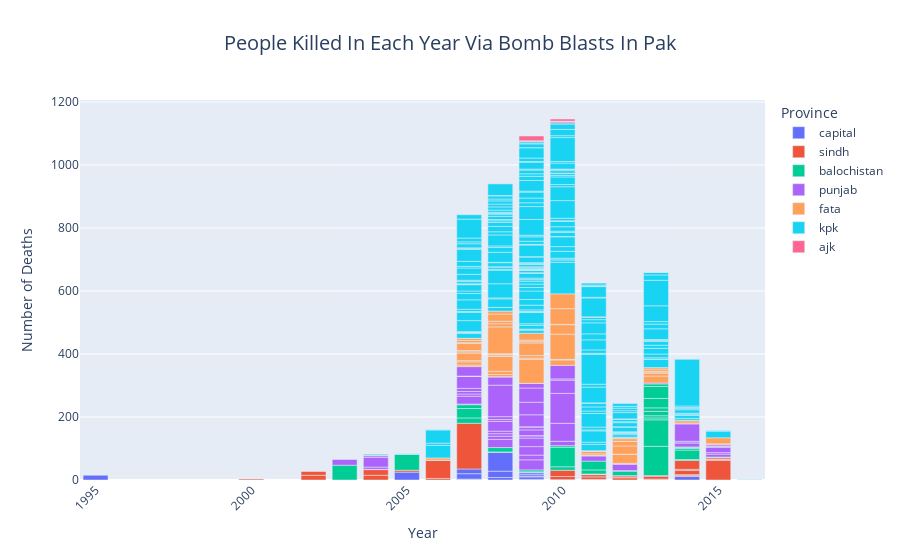

This figure's notebook cell:
### Code cell
#make barplot using plotly
fig = px.bar(df, x='Year', y='Killed Max', title='People Killed In Each Year Via Bomb Blasts In Pak',
            labels={'Killed Max': 'Number of Deaths', 'Year': 'Year', 'Location': 'Location'}, 
            color='Province',
            hover_data=['Province', 'City', 'Target Type'],
            color_continuous_scale=px.colors.sequential.Jet)
# Update layout for better visuals
fig.update_layout(
    xaxis_title='Year',
    yaxis_title='Number of Deaths',
    legend_title='Province',
    title_font_size=20,
    title_x=0.5,
    xaxis_tickangle=-45
)

fig.show()

### Figure 1 — Plotly figure (JSON) as saved in the notebook; plotly's stock layout.template omitted (floating-point values rounded to 4 significant figures; data arrays with more than 128 entries replaced by an {"elided": "..."} marker saying what was removed)
{"data": [{"alignmentgroup": "True", "customdata": [["capital", "islamabad", "foreigner"], ["capital", "islamabad", "civilian"], ["capital", "islamabad", "foreigner"], ["capital", "islamabad", "civilian"], ["capital", "islamabad", "government official"], ["capital", "islamabad", "police"], ["capital", "islamabad", "foreigner"], ["capital", "islamabad", "police"], ["capital", "islamabad", "foreigner"], ["capital", "islamabad", "police"], ["capital", "islamabad", "police"], ["capital", "islamabad", "military"], ["capital", "islamabad", "police"], ["capital", "islamabad", "foreigner"], ["capital", "islamabad", "civilian"], ["capital", "islamabad", "military"], ["capital", "islamabad", "religious"], ["capital", "islamabad", "religious"], ["capital", "islamabad", "civilian"], ["capital", "islamabad", "government official"]], "hovertemplate": "Province=%{customdata[0]}<br>Year=%{x}<br>Number of Deaths=%{y}<br>City=%{customdata[1]}<br>Target Type=%{customdata[2]}<extra></extra>", "legendgroup": "capital", "marker": {"color": "#636efa", "pattern": {"shape": ""}}, "name": "capital", "offsetgroup": "capital", "orientation": "v", "showlegend": true, "textposition": "auto", "type": "bar", "x": [1995, 2005, 2007, 2007, 2007, 2007, 2008, 2008, 2008, 2008, 2009, 2009, 2009, 2009, 2009, 2009, 2009, 2010, 2011, 2014], "xaxis": "x", "y": [15, 25, 2, 1, 17, 15, 8, 20, 60, null, 2, 8, 2, 5, 6, 2, 1, 1, 2, 11], "yaxis": "y"}, {"alignmentgroup": "True", "customdata": [["sindh", "karachi", "media"], ["sindh", "karachi", "foreigner"], ["sindh", "karachi", "foreigner"], ["sindh", "karachi", "religious"], ["sindh", "karachi", "religious"], ["sindh", "karachi", "religious"], ["sindh", "karachi", "foreigner"], ["sindh", "karachi", "religious"], ["sindh", "karachi", "government official"], ["sindh", "karachi", "religious"], ["sindh", "karachi", "military"], ["sindh", "karachi", "civilian"], ["sindh", "karachi", "police"], ["sindh", "karachi", "police"], ["sindh", "karachi", "military"], ["sindh", "karachi", "police"], ["sindh", "karachi", "military"], ["sindh", "karachi", "religious"], ["sindh", "shikarpur", "civilian"], ["sindh", "karachi", "military"], ["sindh", "sukkur", "military"], ["sindh", "karachi", "police"], ["sindh", "karachi", "police"], ["sindh", "karachi", "military"], ["sindh", "karachi", "police"], ["sindh", "karachi", "police"], ["sindh", "karachi", null], ["sindh", "shikarpur", null], ["sindh", "karachi", null], ["sindh", "karachi", "rangers"], ["sindh", "karachi", null], ["sindh", "karachi", "police & rangers"], ["sindh", "jacobabad", "religious"], ["sindh", "shikarpur", "religious"], ["sindh", "sehwan town", "shia sect"]], "hovertemplate": "Province=%{customdata[0]}<br>Year=%{x}<br>Number of Deaths=%{y}<br>City=%{customdata[1]}<br>Target Type=%{customdata[2]}<extra></extra>", "legendgroup": "sindh", "marker": {"color": "#EF553B", "pattern": {"shape": ""}}, "name": "sindh", "offsetgroup": "sindh", "orientation": "v", "showlegend": true, "textposition": "auto", "type": "bar", "x": [2000, 2002, 2002, 2004, 2004, 2005, 2006, 2006, 2007, 2010, 2010, 2011, 2011, 2011, 2011, 2012, 2012, 2012, 2013, 2013, 2013, 2013, 2014, 2014, 2014, 2014, 2014, 2015, 2015, 2015, 2015, null, null, null, null], "xaxis": "x", "y": [3, 15, 12, 15, 18, 6, 5, 57, 145, 10, 20, 0, 8, 7, 1, 7, 3, 4, 1, 2, 9, 2, 3, 3, 13, 4, 28, 62, 3, 2, 5, null, 23, 0, 72], "yaxis": "y"}, {"alignmentgroup": "True", "customdata": {"elided": "47x3 str values"}, "hovertemplate": "Province=%{customdata[0]}<br>Year=%{x}<br>Number of Deaths=%{y}<br>City=%{customdata[1]}<br>Target Type=%{customdata[2]}<extra></extra>", "legendgroup": "balochistan", "marker": {"color": "#00cc96", "pattern": {"shape": ""}}, "name": "balochistan", "offsetgroup": "balochistan", "orientation": "v", "showlegend": true, "textposition": "auto", "type": "bar", "x": [2003, 2005, 2006, 2007, 2007, 2007, 2008, 2008, 2009, 2010, 2010, 2010, 2010, 2011, 2011, 2011, 2012, 2013, 2013, 2013, 2013, 2013, 2013, 2013, 2013, 2013, 2014, 2014, 2014, 2014, 2014, 2015, null, null, null, null, null, null, null, null, null, null, null, null, null, null, null], "xaxis": "x", "y": [47, 50, 1, 17, 30, 12, 1, 14, 6, 11, 62, 5, null, 1, 13, 28, 14, 93, 84, 6, 7, 14, 11, 30, 38, 8, 3, 30, 5, 3, 2, 1, 11, 15, 0, 11, 70, 61, 52, 28, 85, 3, 15, 22, 7, 2, 4], "yaxis": "y"}, {"alignmentgroup": "True", "customdata": {"elided": "64x3 str values"}, "hovertemplate": "Province=%{customdata[0]}<br>Year=%{x}<br>Number of Deaths=%{y}<br>City=%{customdata[1]}<br>Target Type=%{customdata[2]}<extra></extra>", "legendgroup": "punjab", "marker": {"color": "#ab63fa", "pattern": {"shape": ""}}, "name": "punjab", "offsetgroup": "punjab", "orientation": "v", "showlegend": true, "textposition": "auto", "type": "bar", "x": [2003, 2004, 2004, 2004, 2004, 2007, 2007, 2007, 2007, 2007, 2007, 2007, 2007, 2007, 2008, 2008, 2008, 2008, 2008, 2008, 2008, 2008, 2008, 2009, 2009, 2009, 2009, 2009, 2009, 2009, 2009, 2009, 2009, 2009, 2009, 2009, 2009, 2010, 2010, 2010, 2010, 2010, 2010, 2011, 2012, 2012, 2013, 2014, 2014, 2014, 2014, 2015, 2015, 2015, 2015, 2015, 2015, null, null, null, null, null, null, null], "xaxis": "x", "y": [18, 1, 7, 31, 5, 2, 25, 7, 8, 10, 38, 1, 0, 30, 26, 10, 8, 8, 31, 6, 9, 100, 26, 32, 15, 27, 27, 7, 1, 18, 9, 1, 38, null, 40, 45, 15, 14, 57, 95, 42, 4, 43, 17, 2, 20, 3, 13, 0, 5, 55, 9, 5, 17, 2, 2, 4, 19, 4, null, 72, 18, 7, 27], "yaxis": "y"}, {"alignmentgroup": "True", "customdata": {"elided": "73x3 str values"}, "hovertemplate": "Province=%{customdata[0]}<br>Year=%{x}<br>Number of Deaths=%{y}<br>City=%{customdata[1]}<br>Target Type=%{customdata[2]}<extra></extra>", "legendgroup": "fata", "marker": {"color": "#FFA15A", "pattern": {"shape": ""}}, "name": "fata", "offsetgroup": "fata", "orientation": "v", "showlegend": true, "textposition": "auto", "type": "bar", "x": [2004, 2006, 2007, 2007, 2007, 2007, 2007, 2007, 2007, 2007, 2007, 2007, 2007, 2008, 2008, 2008, 2008, 2008, 2008, 2008, 2008, 2008, 2008, 2008, 2008, 2008, 2009, 2009, 2009, 2009, 2009, 2009, 2009, 2009, 2010, 2010, 2010, 2010, 2010, 2010, 2010, 2010, 2011, 2011, 2011, 2011, 2011, 2011, 2011, 2012, 2012, 2012, 2012, 2012, 2012, 2012, 2012, 2013, 2013, 2013, 2013, 2013, 2013, 2013, 2014, 2014, 2015, 2015, null, null, null, null, null], "xaxis": "x", "y": [2, 7, 5, 10, 4, 24, 4, 4, 23, 2, 7, 7, 0, 1, 7, 10, 47, 2, 5, 2, 0, 85, 10, 8, 23, 9, 0, 76, 4, 8, 40, 4, 5, 22, 17, 2, 0, 80, 30, 1, 50, 47, 0, 1, 5, 8, null, 1, 1, 3, 28, 1, 26, 15, 0, 8, 3, 22, 9, 4, null, 2, 7, 5, 3, 7, 3, 19, 2, 36, 2, 8, 1], "yaxis": "y"}, {"alignmentgroup": "True", "customdata": {"elided": "251x3 str values"}, "hovertemplate": "Province=%{customdata[0]}<br>Year=%{x}<br>Number of Deaths=%{y}<br>City=%{customdata[1]}<br>Target Type=%{customdata[2]}<extra></extra>", "legendgroup": "kpk", "marker": {"color": "#19d3f3", "pattern": {"shape": ""}}, "name": "kpk", "offsetgroup": "kpk", "orientation": "v", "showlegend": true, "textposition": "auto", "type": "bar", "x": {"elided": "251 int values"}, "xaxis": "x", "y": {"elided": "251 int values"}, "yaxis": "y"}, {"alignmentgroup": "True", "customdata": [["ajk", "muzaffarabad", "military"], ["ajk", "muzaffarabad", "religious"], ["ajk", "sudhanoti", "military"], ["ajk", "poonch", "police"], ["ajk", "poonch", "military"], ["ajk", "muzaffarabad", "religious"]], "hovertemplate": "Province=%{customdata[0]}<br>Year=%{x}<br>Number of Deaths=%{y}<br>City=%{customdata[1]}<br>Target Type=%{customdata[2]}<extra></extra>", "legendgroup": "ajk", "marker": {"color": "#FF6692", "pattern": {"shape": ""}}, "name": "ajk", "offsetgroup": "ajk", "orientation": "v", "showlegend": true, "textposition": "auto", "type": "bar", "x": [2009, 2009, 2010, 2010, 2010, 2010], "xaxis": "x", "y": [2, 15, 4, 1, 0, 7], "yaxis": "y"}], "layout": {"barmode": "relative", "legend": {"title": {"text": "Province"}, "tracegroupgap": 0}, "title": {"font": {"size": 20}, "text": "People Killed In Each Year Via Bomb Blasts In Pak", "x": 0.5}, "xaxis": {"anchor": "y", "domain": [0, 1], "tickangle": -45, "title": {"text": "Year"}}, "yaxis": {"anchor": "x", "domain": [0, 1], "title": {"text": "Number of Deaths"}}}}
